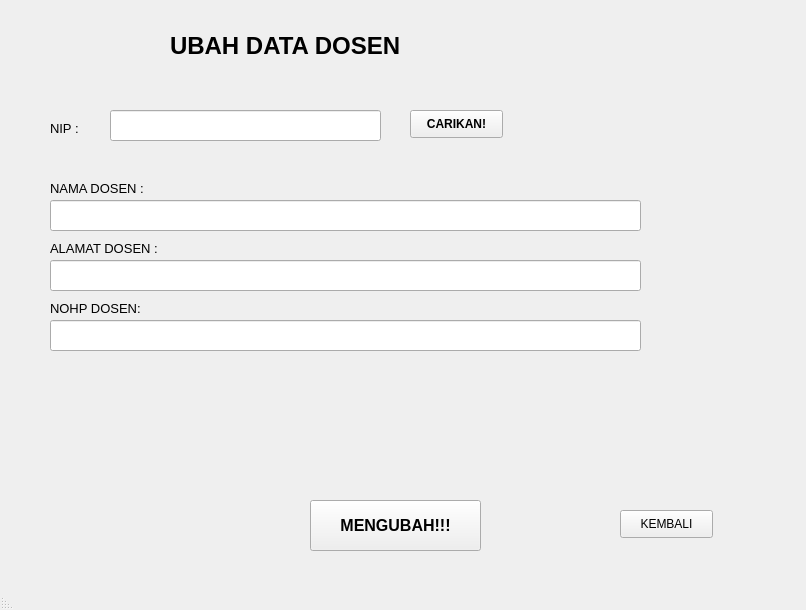
<?xml version="1.0" encoding="UTF-8"?>
<ui version="4.0">
 <class>MainWindow</class>
 <widget class="QMainWindow" name="MainWindow">
  <property name="geometry">
   <rect>
    <x>0</x>
    <y>0</y>
    <width>806</width>
    <height>610</height>
   </rect>
  </property>
  <property name="windowTitle">
   <string>MainWindow</string>
  </property>
  <property name="layoutDirection">
   <enum>Qt::RightToLeft</enum>
  </property>
  <widget class="QWidget" name="centralwidget">
   <widget class="QLabel" name="label_ubah_data_mhs">
    <property name="geometry">
     <rect>
      <x>170</x>
      <y>30</y>
      <width>411</width>
      <height>31</height>
     </rect>
    </property>
    <property name="font">
     <font>
      <pointsize>18</pointsize>
      <weight>75</weight>
      <bold>true</bold>
     </font>
    </property>
    <property name="text">
     <string>UBAH DATA DOSEN</string>
    </property>
   </widget>
   <widget class="QLabel" name="label_3">
    <property name="geometry">
     <rect>
      <x>50</x>
      <y>180</y>
      <width>161</width>
      <height>16</height>
     </rect>
    </property>
    <property name="font">
     <font>
      <pointsize>10</pointsize>
     </font>
    </property>
    <property name="text">
     <string>NAMA DOSEN :</string>
    </property>
   </widget>
   <widget class="QLineEdit" name="lineEdit_alamat">
    <property name="geometry">
     <rect>
      <x>50</x>
      <y>320</y>
      <width>591</width>
      <height>31</height>
     </rect>
    </property>
    <property name="font">
     <font>
      <pointsize>10</pointsize>
     </font>
    </property>
   </widget>
   <widget class="QLabel" name="label_5">
    <property name="geometry">
     <rect>
      <x>50</x>
      <y>300</y>
      <width>211</width>
      <height>16</height>
     </rect>
    </property>
    <property name="font">
     <font>
      <pointsize>10</pointsize>
     </font>
    </property>
    <property name="text">
     <string>NOHP DOSEN:</string>
    </property>
   </widget>
   <widget class="QLineEdit" name="lineEdit_alamat_2">
    <property name="geometry">
     <rect>
      <x>50</x>
      <y>260</y>
      <width>591</width>
      <height>31</height>
     </rect>
    </property>
    <property name="font">
     <font>
      <pointsize>10</pointsize>
     </font>
    </property>
   </widget>
   <widget class="QLineEdit" name="lineEdit_nama">
    <property name="geometry">
     <rect>
      <x>50</x>
      <y>200</y>
      <width>591</width>
      <height>31</height>
     </rect>
    </property>
    <property name="font">
     <font>
      <pointsize>10</pointsize>
     </font>
    </property>
    <property name="text">
     <string/>
    </property>
   </widget>
   <widget class="QLabel" name="label_2">
    <property name="geometry">
     <rect>
      <x>50</x>
      <y>120</y>
      <width>81</width>
      <height>16</height>
     </rect>
    </property>
    <property name="font">
     <font>
      <pointsize>10</pointsize>
     </font>
    </property>
    <property name="text">
     <string>NIP :</string>
    </property>
   </widget>
   <widget class="QLineEdit" name="lineEdit_nip">
    <property name="geometry">
     <rect>
      <x>110</x>
      <y>110</y>
      <width>271</width>
      <height>31</height>
     </rect>
    </property>
    <property name="font">
     <font>
      <pointsize>10</pointsize>
      <weight>75</weight>
      <bold>true</bold>
     </font>
    </property>
    <property name="text">
     <string/>
    </property>
   </widget>
   <widget class="QPushButton" name="btn_ubah">
    <property name="geometry">
     <rect>
      <x>310</x>
      <y>500</y>
      <width>171</width>
      <height>51</height>
     </rect>
    </property>
    <property name="font">
     <font>
      <pointsize>12</pointsize>
      <weight>75</weight>
      <bold>true</bold>
     </font>
    </property>
    <property name="text">
     <string>MENGUBAH!!!</string>
    </property>
   </widget>
   <widget class="QLabel" name="label_4">
    <property name="geometry">
     <rect>
      <x>50</x>
      <y>240</y>
      <width>161</width>
      <height>16</height>
     </rect>
    </property>
    <property name="font">
     <font>
      <pointsize>10</pointsize>
     </font>
    </property>
    <property name="text">
     <string>ALAMAT DOSEN :</string>
    </property>
   </widget>
   <widget class="QPushButton" name="btn_cari">
    <property name="geometry">
     <rect>
      <x>410</x>
      <y>110</y>
      <width>93</width>
      <height>28</height>
     </rect>
    </property>
    <property name="font">
     <font>
      <weight>75</weight>
      <bold>true</bold>
     </font>
    </property>
    <property name="text">
     <string>CARIKAN!</string>
    </property>
   </widget>
   <widget class="QPushButton" name="btn_kembali">
    <property name="geometry">
     <rect>
      <x>620</x>
      <y>510</y>
      <width>93</width>
      <height>28</height>
     </rect>
    </property>
    <property name="text">
     <string>KEMBALI</string>
    </property>
   </widget>
  </widget>
  <widget class="QMenuBar" name="menubar">
   <property name="geometry">
    <rect>
     <x>0</x>
     <y>0</y>
     <width>806</width>
     <height>26</height>
    </rect>
   </property>
  </widget>
  <widget class="QStatusBar" name="statusbar"/>
 </widget>
 <resources/>
 <connections/>
</ui>
